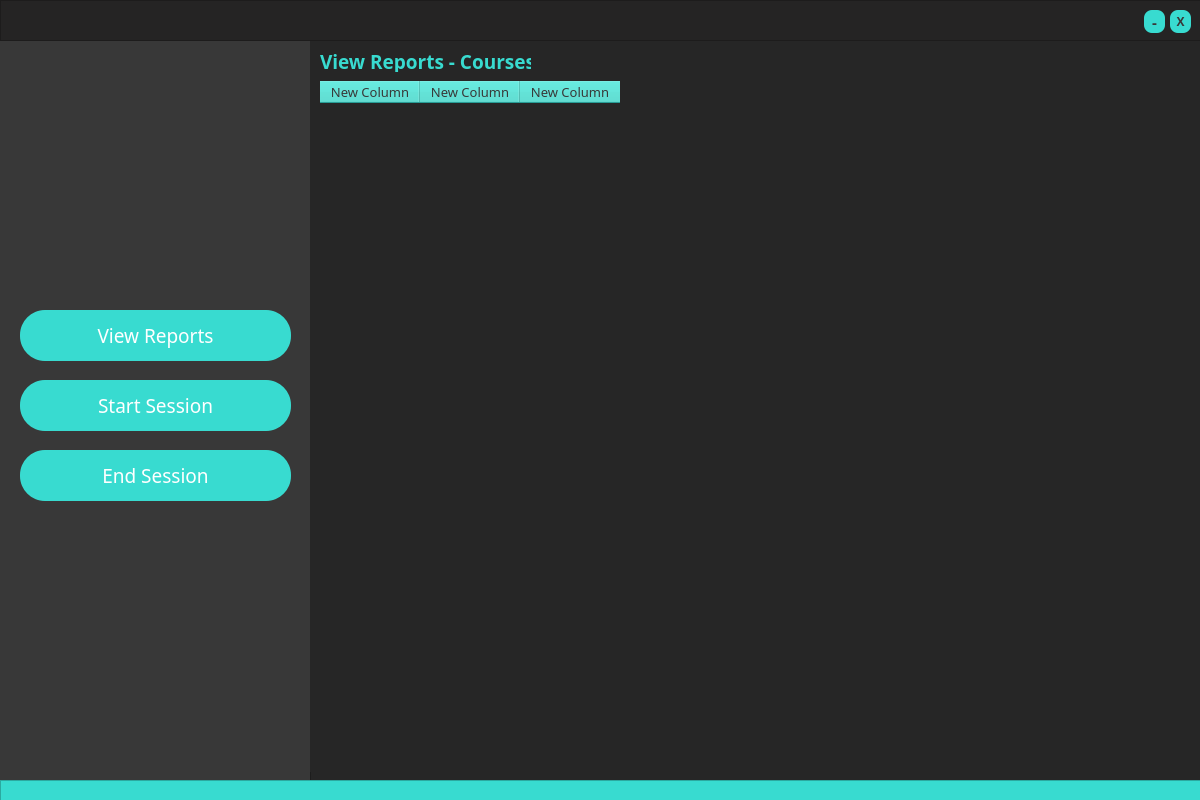
<?xml version="1.0" encoding="UTF-8"?>
<ui version="4.0">
 <class>Dialog</class>
 <widget class="QDialog" name="Dialog">
  <property name="geometry">
   <rect>
    <x>0</x>
    <y>0</y>
    <width>1200</width>
    <height>800</height>
   </rect>
  </property>
  <property name="windowTitle">
   <string>Dialog</string>
  </property>
  <property name="styleSheet">
   <string notr="true">background-color: rgb(56, 56, 56);</string>
  </property>
  <widget class="QFrame" name="i_Header">
   <property name="geometry">
    <rect>
     <x>0</x>
     <y>0</y>
     <width>1211</width>
     <height>41</height>
    </rect>
   </property>
   <property name="styleSheet">
    <string notr="true">background-color: #252424</string>
   </property>
   <property name="frameShape">
    <enum>QFrame::StyledPanel</enum>
   </property>
   <property name="frameShadow">
    <enum>QFrame::Raised</enum>
   </property>
   <widget class="QPushButton" name="i_closewindow">
    <property name="geometry">
     <rect>
      <x>1170</x>
      <y>10</y>
      <width>21</width>
      <height>23</height>
     </rect>
    </property>
    <property name="font">
     <font>
      <family>RB</family>
      <pointsize>9</pointsize>
      <weight>75</weight>
      <bold>true</bold>
     </font>
    </property>
    <property name="cursor">
     <cursorShape>PointingHandCursor</cursorShape>
    </property>
    <property name="styleSheet">
     <string notr="true">QPushButton {
	border-radius: 8px;
	background-color: #38DBD0;
	color: #383838
}

QPushButton:hover {
	background-color: #23b2a8;
	color:  #383838
}

QPushButton:pressed {
	background-color: #38DBD0;
}</string>
    </property>
    <property name="text">
     <string>X</string>
    </property>
   </widget>
   <widget class="QPushButton" name="i_minmizewindow">
    <property name="geometry">
     <rect>
      <x>1144</x>
      <y>10</y>
      <width>21</width>
      <height>23</height>
     </rect>
    </property>
    <property name="font">
     <font>
      <family>RB</family>
      <pointsize>11</pointsize>
      <weight>75</weight>
      <bold>true</bold>
     </font>
    </property>
    <property name="cursor">
     <cursorShape>PointingHandCursor</cursorShape>
    </property>
    <property name="styleSheet">
     <string notr="true">QPushButton {
	border-radius: 8px;
	background-color: #38DBD0;
	color: #383838
}

QPushButton:hover {
	background-color: #23b2a8;
	color:  #383838
}

QPushButton:pressed {
	background-color: #38DBD0;
}</string>
    </property>
    <property name="text">
     <string>-</string>
    </property>
   </widget>
   <widget class="QLabel" name="i_logout">
    <property name="geometry">
     <rect>
      <x>1118</x>
      <y>11</y>
      <width>21</width>
      <height>21</height>
     </rect>
    </property>
    <property name="cursor">
     <cursorShape>PointingHandCursor</cursorShape>
    </property>
    <property name="text">
     <string/>
    </property>
    <property name="pixmap">
     <pixmap>../images/logout.png</pixmap>
    </property>
    <property name="scaledContents">
     <bool>true</bool>
    </property>
   </widget>
  </widget>
  <widget class="QFrame" name="frame">
   <property name="geometry">
    <rect>
     <x>310</x>
     <y>41</y>
     <width>891</width>
     <height>741</height>
    </rect>
   </property>
   <property name="styleSheet">
    <string notr="true">background-color: rgb(38, 38, 38);</string>
   </property>
   <property name="frameShape">
    <enum>QFrame::StyledPanel</enum>
   </property>
   <property name="frameShadow">
    <enum>QFrame::Raised</enum>
   </property>
   <widget class="QStackedWidget" name="i_Choices">
    <property name="geometry">
     <rect>
      <x>0</x>
      <y>0</y>
      <width>891</width>
      <height>731</height>
     </rect>
    </property>
    <property name="currentIndex">
     <number>0</number>
    </property>
    <widget class="QWidget" name="i_ViewReportsWid">
     <widget class="QLabel" name="label_7">
      <property name="geometry">
       <rect>
        <x>10</x>
        <y>10</y>
        <width>211</width>
        <height>21</height>
       </rect>
      </property>
      <property name="font">
       <font>
        <family>RB</family>
        <pointsize>14</pointsize>
        <weight>75</weight>
        <bold>true</bold>
       </font>
      </property>
      <property name="styleSheet">
       <string notr="true">color: #38DBD0;</string>
      </property>
      <property name="text">
       <string>View Reports - Courses</string>
      </property>
     </widget>
     <widget class="QStackedWidget" name="i_ViewReportsWid_2">
      <property name="geometry">
       <rect>
        <x>10</x>
        <y>40</y>
        <width>871</width>
        <height>691</height>
       </rect>
      </property>
      <property name="currentIndex">
       <number>0</number>
      </property>
      <widget class="QWidget" name="i_CoursesTable">
       <widget class="QTableWidget" name="i_Courses">
        <property name="geometry">
         <rect>
          <x>0</x>
          <y>0</y>
          <width>871</width>
          <height>691</height>
         </rect>
        </property>
        <property name="font">
         <font>
          <family>RB</family>
          <pointsize>12</pointsize>
         </font>
        </property>
        <property name="cursor" stdset="0">
         <cursorShape>PointingHandCursor</cursorShape>
        </property>
        <property name="focusPolicy">
         <enum>Qt::ClickFocus</enum>
        </property>
        <property name="styleSheet">
         <string notr="true">QHeaderView::section{background-color:#38DBD0; color:#383838}
QTableWidget::item {
		
	selection-background-color: #38DBD0;
    color: white;
}
QTableWidget::section{

  border-collapse: collapse;
  border-radius: 1em;
  overflow: hidden

}
</string>
        </property>
        <property name="frameShape">
         <enum>QFrame::NoFrame</enum>
        </property>
        <property name="frameShadow">
         <enum>QFrame::Raised</enum>
        </property>
        <property name="sizeAdjustPolicy">
         <enum>QAbstractScrollArea::AdjustIgnored</enum>
        </property>
        <property name="autoScroll">
         <bool>true</bool>
        </property>
        <property name="editTriggers">
         <set>QAbstractItemView::NoEditTriggers</set>
        </property>
        <property name="showDropIndicator" stdset="0">
         <bool>true</bool>
        </property>
        <property name="selectionMode">
         <enum>QAbstractItemView::SingleSelection</enum>
        </property>
        <property name="selectionBehavior">
         <enum>QAbstractItemView::SelectRows</enum>
        </property>
        <property name="textElideMode">
         <enum>Qt::ElideLeft</enum>
        </property>
        <property name="gridStyle">
         <enum>Qt::SolidLine</enum>
        </property>
        <attribute name="horizontalHeaderHighlightSections">
         <bool>false</bool>
        </attribute>
        <attribute name="verticalHeaderVisible">
         <bool>false</bool>
        </attribute>
        <attribute name="verticalHeaderHighlightSections">
         <bool>true</bool>
        </attribute>
        <column>
         <property name="text">
          <string notr="true">New Column</string>
         </property>
         <property name="font">
          <font>
           <family>RB</family>
           <pointsize>10</pointsize>
          </font>
         </property>
         <property name="foreground">
          <brush brushstyle="SolidPattern">
           <color alpha="255">
            <red>0</red>
            <green>0</green>
            <blue>0</blue>
           </color>
          </brush>
         </property>
        </column>
        <column>
         <property name="text">
          <string>New Column</string>
         </property>
         <property name="font">
          <font>
           <family>RB</family>
           <pointsize>10</pointsize>
          </font>
         </property>
        </column>
        <column>
         <property name="text">
          <string>New Column</string>
         </property>
         <property name="font">
          <font>
           <family>RB</family>
           <pointsize>10</pointsize>
          </font>
         </property>
        </column>
       </widget>
      </widget>
      <widget class="QWidget" name="i_ClassSelected">
       <widget class="QLabel" name="i_ClassSelectedLabel">
        <property name="geometry">
         <rect>
          <x>10</x>
          <y>0</y>
          <width>201</width>
          <height>21</height>
         </rect>
        </property>
        <property name="font">
         <font>
          <family>RB</family>
          <pointsize>12</pointsize>
         </font>
        </property>
        <property name="styleSheet">
         <string notr="true">color: #38DBD0;</string>
        </property>
        <property name="text">
         <string>Hello</string>
        </property>
       </widget>
      </widget>
     </widget>
    </widget>
    <widget class="QWidget" name="i_StartSessionWid">
     <widget class="QLabel" name="label_8">
      <property name="geometry">
       <rect>
        <x>10</x>
        <y>10</y>
        <width>211</width>
        <height>21</height>
       </rect>
      </property>
      <property name="font">
       <font>
        <family>RB</family>
        <pointsize>14</pointsize>
        <weight>75</weight>
        <bold>true</bold>
       </font>
      </property>
      <property name="styleSheet">
       <string notr="true">color: #38DBD0;</string>
      </property>
      <property name="text">
       <string>Start Session</string>
      </property>
     </widget>
    </widget>
    <widget class="QWidget" name="i_EndSessionWid">
     <widget class="QLabel" name="label_9">
      <property name="geometry">
       <rect>
        <x>10</x>
        <y>10</y>
        <width>211</width>
        <height>21</height>
       </rect>
      </property>
      <property name="font">
       <font>
        <family>RB</family>
        <pointsize>14</pointsize>
        <weight>75</weight>
        <bold>true</bold>
       </font>
      </property>
      <property name="styleSheet">
       <string notr="true">color: #38DBD0;</string>
      </property>
      <property name="text">
       <string>End Session</string>
      </property>
     </widget>
    </widget>
   </widget>
  </widget>
  <widget class="QLabel" name="label">
   <property name="geometry">
    <rect>
     <x>6</x>
     <y>42</y>
     <width>301</width>
     <height>731</height>
    </rect>
   </property>
   <property name="text">
    <string/>
   </property>
   <property name="pixmap">
    <pixmap>../images/Background.png</pixmap>
   </property>
   <property name="scaledContents">
    <bool>true</bool>
   </property>
  </widget>
  <widget class="QLabel" name="label_2">
   <property name="geometry">
    <rect>
     <x>60</x>
     <y>60</y>
     <width>191</width>
     <height>191</height>
    </rect>
   </property>
   <property name="text">
    <string/>
   </property>
   <property name="pixmap">
    <pixmap>../images/SAQER1.png</pixmap>
   </property>
   <property name="scaledContents">
    <bool>true</bool>
   </property>
  </widget>
  <widget class="QFrame" name="frame_2">
   <property name="geometry">
    <rect>
     <x>0</x>
     <y>780</y>
     <width>1201</width>
     <height>21</height>
    </rect>
   </property>
   <property name="styleSheet">
    <string notr="true">background-color: #38DBD0</string>
   </property>
   <property name="frameShape">
    <enum>QFrame::StyledPanel</enum>
   </property>
   <property name="frameShadow">
    <enum>QFrame::Raised</enum>
   </property>
  </widget>
  <widget class="QPushButton" name="i_ViewReports">
   <property name="geometry">
    <rect>
     <x>20</x>
     <y>310</y>
     <width>271</width>
     <height>51</height>
    </rect>
   </property>
   <property name="font">
    <font>
     <family>RB</family>
     <pointsize>14</pointsize>
    </font>
   </property>
   <property name="cursor">
    <cursorShape>PointingHandCursor</cursorShape>
   </property>
   <property name="styleSheet">
    <string notr="true">QPushButton {
	border-radius: 25px;
	background-color: #38DBD0;
	color:rgb(255, 255, 255);

}

QPushButton:hover {
	background-color: #23b2a8;
	color: rgb(255, 255, 255);
}

QPushButton:pressed {
	background-color: #38DBD0;
}</string>
   </property>
   <property name="text">
    <string>View Reports</string>
   </property>
   <property name="icon">
    <iconset>
     <normaloff>../images/reports.png</normaloff>../images/reports.png</iconset>
   </property>
   <property name="iconSize">
    <size>
     <width>30</width>
     <height>30</height>
    </size>
   </property>
   <property name="checkable">
    <bool>false</bool>
   </property>
   <property name="autoDefault">
    <bool>true</bool>
   </property>
   <property name="default">
    <bool>false</bool>
   </property>
   <property name="flat">
    <bool>false</bool>
   </property>
  </widget>
  <widget class="QPushButton" name="i_StartSession">
   <property name="geometry">
    <rect>
     <x>20</x>
     <y>380</y>
     <width>271</width>
     <height>51</height>
    </rect>
   </property>
   <property name="font">
    <font>
     <family>RB</family>
     <pointsize>14</pointsize>
    </font>
   </property>
   <property name="cursor">
    <cursorShape>PointingHandCursor</cursorShape>
   </property>
   <property name="styleSheet">
    <string notr="true">QPushButton {
	border-radius: 25px;
	background-color: #38DBD0;
	color: #ffffff
}

QPushButton:hover {
	background-color: #23b2a8;
	color: rgb(255, 255, 255);
}

QPushButton:pressed {
	background-color: #38DBD0;
}</string>
   </property>
   <property name="text">
    <string>Start Session</string>
   </property>
   <property name="icon">
    <iconset>
     <normaloff>../images/play-button.png</normaloff>../images/play-button.png</iconset>
   </property>
   <property name="iconSize">
    <size>
     <width>30</width>
     <height>30</height>
    </size>
   </property>
   <property name="autoDefault">
    <bool>true</bool>
   </property>
   <property name="default">
    <bool>false</bool>
   </property>
   <property name="flat">
    <bool>false</bool>
   </property>
  </widget>
  <widget class="QPushButton" name="i_EndSession">
   <property name="geometry">
    <rect>
     <x>20</x>
     <y>450</y>
     <width>271</width>
     <height>51</height>
    </rect>
   </property>
   <property name="font">
    <font>
     <family>RB</family>
     <pointsize>14</pointsize>
    </font>
   </property>
   <property name="cursor">
    <cursorShape>PointingHandCursor</cursorShape>
   </property>
   <property name="styleSheet">
    <string notr="true">QPushButton {
	border-radius: 25px;
	background-color: #38DBD0;
	color:#ffffff
}

QPushButton:hover {
	background-color: #23b2a8;
	color: rgb(255, 255, 255);
}

QPushButton:pressed {
	background-color: #38DBD0;
}</string>
   </property>
   <property name="text">
    <string>End Session</string>
   </property>
   <property name="icon">
    <iconset>
     <normaloff>../images/stop-button.png</normaloff>../images/stop-button.png</iconset>
   </property>
   <property name="iconSize">
    <size>
     <width>30</width>
     <height>30</height>
    </size>
   </property>
   <property name="autoDefault">
    <bool>true</bool>
   </property>
   <property name="default">
    <bool>false</bool>
   </property>
   <property name="flat">
    <bool>false</bool>
   </property>
  </widget>
 </widget>
 <resources/>
 <connections/>
</ui>
